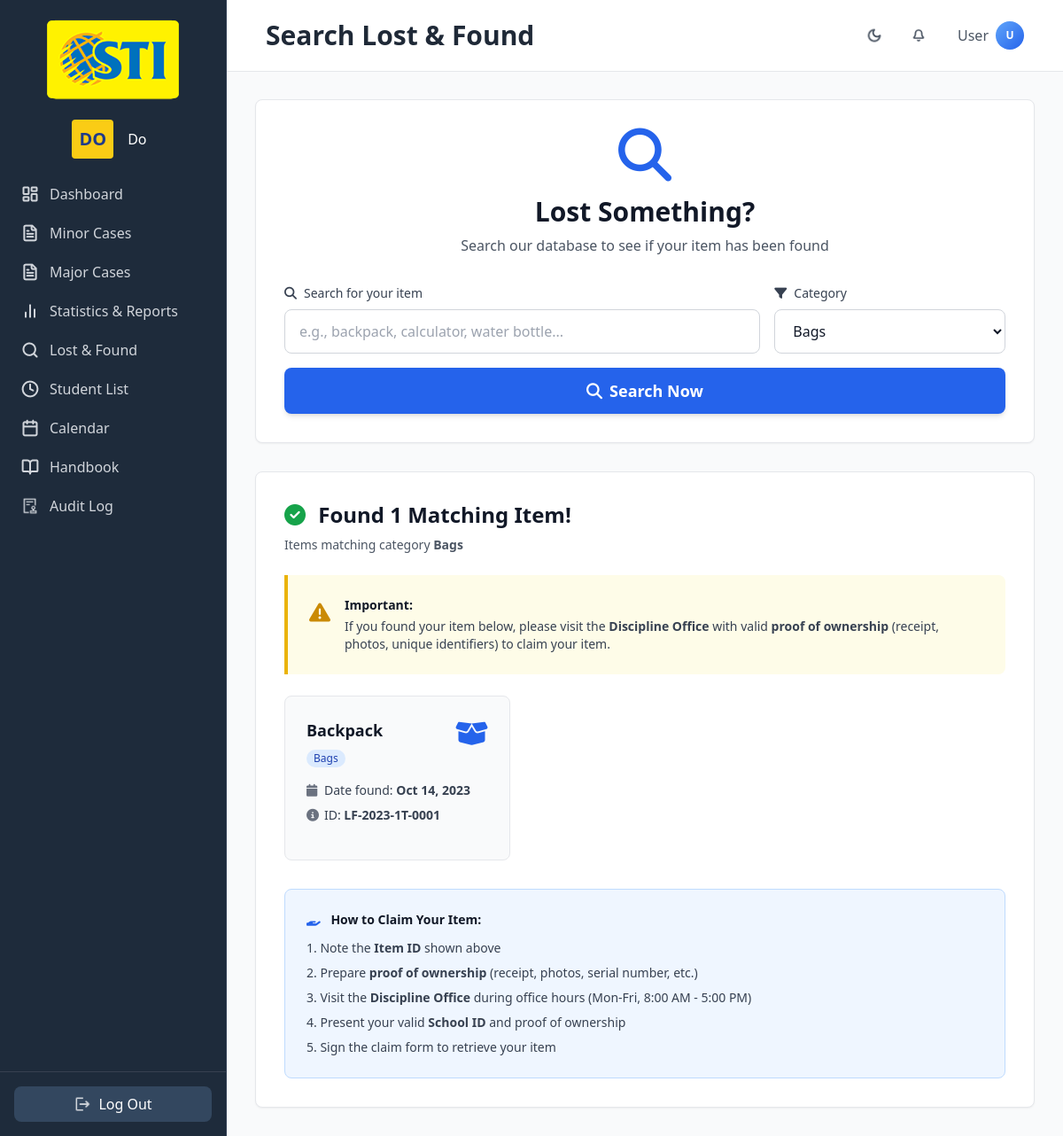
The app's page /modules/shared/searchLostAndFound.php?category=Bags with its own data.
### tables this page shows
CREATE TABLE lost_found_items (
    item_id VARCHAR(20) PRIMARY KEY,
    item_name VARCHAR(200) NOT NULL,
    category VARCHAR(50) NOT NULL,
    description LONGTEXT,
    found_location VARCHAR(200) NOT NULL,
    date_found DATE NOT NULL DEFAULT (CURRENT_DATE),
    time_found TIME,
    finder_name VARCHAR(100),
    finder_student_id VARCHAR(20) NULL,
    status VARCHAR(20) DEFAULT 'Unclaimed' CHECK (status IN ('Unclaimed', 'Claimed', 'Disposed')),
    claimer_name VARCHAR(100),
    claimer_student_id VARCHAR(20) NULL,
    date_claimed DATE,
    image_path VARCHAR(500),
    is_archived TINYINT(1) DEFAULT 0,
    archived_at DATETIME,
    created_at DATETIME DEFAULT CURRENT_TIMESTAMP,
    updated_at DATETIME DEFAULT CURRENT_TIMESTAMP ON UPDATE CURRENT_TIMESTAMP,
    CONSTRAINT fk_lost_found_finder FOREIGN KEY (finder_student_id) REFERENCES students(student_id),
    CONSTRAINT fk_lost_found_claimer FOREIGN KEY (claimer_student_id) REFERENCES students(student_id)
);

### modules/shared/searchLostAndFound.php (the view, shortened to what the rows shown need)
<?php
require_once __DIR__ . '/../../includes/lostAndFoundFunctions.php';
$searchResults = [];
$hasSearched = false;
$errorMessage = '';
$selectedCategory = '';
if ($_SERVER['REQUEST_METHOD'] === 'GET') {
    $searchTerm = isset($_GET['search']) ? trim($_GET['search']) : '';
    $selectedCategory = !empty($_GET['category']) ? $_GET['category'] : '';
    if ($searchTerm !== '' || $selectedCategory !== '') {
        $hasSearched = true;
        $category = $selectedCategory !== '' ? $selectedCategory : null;
        try {
            $searchResults = searchLostItems($searchTerm, $category);
        } catch (Exception $e) {
            $errorMessage = "Search error: " . $e->getMessage();
            error_log("Lost & Found Search Error: " . $e->getMessage());
        }
    }
}
?>
<!DOCTYPE html>
<html lang="en">
<head>
    <script src="https://cdn.tailwindcss.com"></script>
    <link rel="stylesheet" href="https://cdnjs.cloudflare.com/ajax/libs/font-awesome/6.5.1/css/all.min.css">
</head>
<body class="bg-gray-50 dark:bg-[#1F2937] text-gray-900 dark:text-gray-100 transition-colors duration-300 antialiased [scrollbar-gutter:stable]">
    <div class="flex h-screen overflow-hidden">
        <div class="flex-1 overflow-y-auto ml-0 md:ml-64 transition-all duration-300">
            <?php include __DIR__ . '/../../includes/header.php'; ?>
            <main class="p-4 pt-20 sm:p-6 sm:pt-24 md:p-8 md:pt-28 min-h-screen transition-colors duration-300">
                <div class="bg-white dark:bg-[#111827] border border-gray-200 dark:border-slate-700 rounded-lg shadow-sm p-4 sm:p-6 md:p-8 mb-6 sm:mb-8">
                    <div class="text-center mb-6 sm:mb-8">
                        <h2 class="text-xl sm:text-2xl md:text-3xl font-bold text-gray-900 dark:text-gray-100 mb-1 sm:mb-2">Lost Something?</h2>
                    </div>
                </div>
                <?php if ($hasSearched && !$errorMessage): ?>
                    <div class="bg-white dark:bg-[#111827] border border-gray-200 dark:border-slate-700 rounded-lg shadow-sm p-4 sm:p-6 md:p-8">
                        <?php
                            $searchSummaryParts = [];
                            if ($selectedCategory !== '') {
                                $searchSummaryParts[] = 'category <strong>' . htmlspecialchars($selectedCategory) . '</strong>';
                            }
                            $searchSummary = !empty($searchSummaryParts) ? implode(' and ', $searchSummaryParts) : 'your criteria';
                        ?>
                        <?php if (empty($searchResults)): ?>
                            <div class="text-center py-8 sm:py-12">
                                <i class="fas fa-inbox text-4xl sm:text-5xl md:text-6xl text-gray-400 dark:text-gray-600 mb-3 sm:mb-4"></i>
                                <h3 class="text-lg sm:text-xl md:text-2xl font-semibold text-gray-900 dark:text-gray-100 mb-2">No Matching Items Found</h3>
                                <p class="text-xs sm:text-sm text-gray-600 dark:text-gray-400 mb-6">
                                    We couldn't find any items matching <?php echo $searchSummary; ?>
                                </p>
                                <div class="bg-blue-50 dark:bg-blue-900/20 border border-blue-200 dark:border-blue-800 rounded-lg p-4 sm:p-6 max-w-2xl mx-auto">
                                    <h4 class="font-semibold text-gray-900 dark:text-gray-100 mb-3 text-xs sm:text-sm">
                                        <i class="fas fa-lightbulb text-blue-600 dark:text-blue-400 mr-2"></i>
                                        What to do next:
                                    </h4>
                                    <ul class="text-left text-xs sm:text-sm text-gray-700 dark:text-gray-300 space-y-2">
                                        <li><i class="fas fa-check text-green-600 dark:text-green-400 mr-2"></i>Try different keywords or descriptions</li>
                                        <li><i class="fas fa-check text-green-600 dark:text-green-400 mr-2"></i>Check back later - new items are added regularly</li>
                                        <li><i class="fas fa-check text-green-600 dark:text-green-400 mr-2"></i>Visit the Discipline Office during office hours</li>
                                        <li><i class="fas fa-check text-green-600 dark:text-green-400 mr-2"></i>Report your lost item to security personnel</li>
                                    </ul>
                                </div>
                            </div>
                        <?php else: ?>
                            <div class="grid grid-cols-1 sm:grid-cols-2 lg:grid-cols-3 gap-4 sm:gap-6">
                                <?php foreach ($searchResults as $item): ?>
                                    <div class="bg-gray-50 dark:bg-[#0F1623] border border-gray-200 dark:border-slate-700 rounded-lg p-4 sm:p-6 hover:shadow-lg transition flex flex-col justify-between">
                                        <div>
                                            <div class="flex items-start justify-between mb-3 gap-2">
                                                <div class="flex-1">
                                                    <h4 class="font-semibold text-base sm:text-lg text-gray-900 dark:text-gray-100 mb-1 leading-snug">
                                                        <?php echo htmlspecialchars($item['item_name']); ?>
                                                    </h4>
                                                    <span class="inline-block px-2 py-0.5 text-xs font-medium rounded-full bg-blue-100 dark:bg-blue-900/30 text-blue-800 dark:text-blue-300">
                                                        <?php echo htmlspecialchars($item['category']); ?>
                                                    </span>
                                                </div>
                                                <i class="fas fa-box-open text-2xl sm:text-3xl text-blue-600 dark:text-blue-400 flex-shrink-0"></i>
                                            </div>
                                            <div class="space-y-1.5 sm:space-y-2 text-xs sm:text-sm my-4">
                                                <div class="flex items-center text-gray-700 dark:text-gray-300">
                                                    <i class="fas fa-calendar w-5 text-gray-500 dark:text-gray-400"></i>
                                                    <span>Date found: <strong><?php echo date('M d, Y', strtotime($item['date_found'])); ?></strong></span>
                                                </div>
                                                <div class="flex items-center text-gray-700 dark:text-gray-300">
                                                    <i class="fas fa-info-circle w-5 text-gray-500 dark:text-gray-400"></i>
                                                    <span>ID: <strong><?php echo htmlspecialchars($item['item_id']); ?></strong></span>
                                                </div>
                                            </div>
                                        </div>
                                    </div>
                                <?php endforeach; ?>
                            </div>
                        <?php endif; ?>
                    </div>
                <?php endif; ?>
            </main>
        </div>
    </div>
</body>
</html>

### records on screen
lost_found_items: item_name "Backpack", category "Bags", date_found "Oct 14, 2023", item_id "LF-2023-1T-0001"

### other values on screen
$badgeShort "DO"
$displayRole "Do"
$item['label'] "Dashboard"
$item['label'] "Minor Cases"
$item['label'] "Major Cases"
$item['label'] "Statistics & Reports"
$item['label'] "Lost & Found"
$item['label'] "Student List"
$item['label'] "Calendar"
$item['label'] "Handbook"
$item['label'] "Audit Log"
$pageTitle "Search Lost & Found"
$adminName "User"
$initials "U"
count($searchResults) "1"
